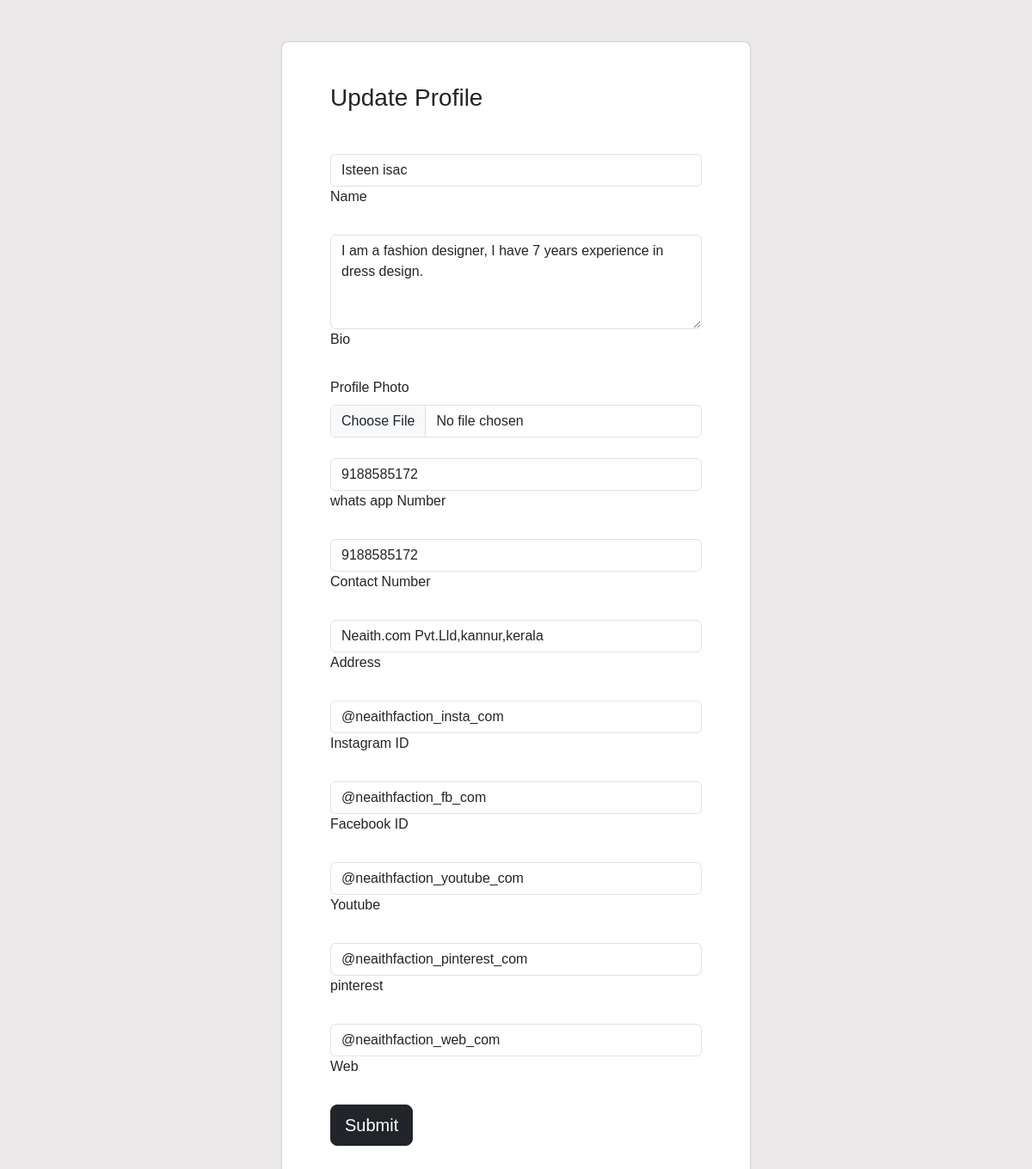
Screenshot of /seller_reg/ (signed in) with the database file from the repository.
### Home/models.py (models this page shows)
class Seller(models.Model):
    user=models.ForeignKey(User,on_delete=models.CASCADE)
    name=models.CharField(max_length=200)
    image=models.ImageField(upload_to='images',blank=True)
    bio=models.TextField(null=True,blank=True)
    whatsapp_number=models.IntegerField()
    phone_number=models.IntegerField()
    address=models.TextField()
    insta=models.CharField(max_length=200,null=True,blank=True)
    facebook=models.CharField(max_length=200,null=True,blank=True)
    youtoob=models.CharField(max_length=200,null=True,blank=True)
    pinterest=models.CharField(max_length=200,null=True,blank=True)
    web=models.CharField(max_length=200,null=True,blank=True)

### Home/views.py (the view)
# urls.py: path('seller_reg/', seller_reg, name='seller_reg'),
@login_required(login_url="Loginpage")
def seller_reg(request):
    user_id=request.user.id
    user =User.objects.get(id=user_id)
    seller=Seller.objects.filter(user=user).first()
    return render(request, 'seller_reg.html',{'context':seller})

### templates/seller_reg.html (shortened to what this page needs)
<!doctype html>
<html lang="en">
  <head>
    <link href="https://cdn.jsdelivr.net/npm/bootstrap@5.3.0-alpha1/dist/css/bootstrap.min.css" rel="stylesheet">
  </head>
  <body>
    <section class="h-100 h-custom" style="background-color: #eae8e8;font-family: 'Noto Sans HK', sans-serif;">
  <div class="container py-5 h-100">
    <div class="row d-flex justify-content-center align-items-center h-100">
      <div class="col-lg-8 col-xl-6">
        <div class="card rounded-3">
          <div class="card-body p-4 p-md-5">
            <h3 class="mb-4 pb-2 pb-md-0 mb-md-5 px-md-2">Update Profile</h3>
            <form class="px-md-2" method="POST" enctype="multipart/form-data" action="{% url 'update_profile' %}">
              <div class="form-outline mb-4">
                <input type="text" id="form3Example1q" class="form-control" name="name" value="{{context.name}}" required/>
                <label class="form-label" for="form3Example1q">Name</label>
              </div>
              <div class="form-outline mb-4">
                <textarea class="form-control" id="form7Example7" rows="4" name="bio">{{context.bio}}</textarea>
                <label class="form-label" for="form7Example7">Bio</label>
              </div>
              <div class="form-outline mb-4">
                <label for="exampleInputPassword1" class="form-label" required>Profile Photo</label>
            <input type="file" class="form-control" id="exampleInputPassword1" name='profilephoto'  value="{{context.image}}">
              </div>
              <div class="form-outline mb-4">
                <input type="number" id="form3Example1q" class="form-control" name='w_number' pattern="[789]{1}+[0-9]{9}"  value="{{context.whatsapp_number}}"required/>
                <label class="form-label" for="form3Example1q">whats app Number</label>
              </div>
              <div class="form-outline mb-4">
                <input type="number" id="form3Example1q" class="form-control" name='c_number' pattern="[789]{1}+[0-9]{9}" value="{{context.phone_number}}" required/>
                <label class="form-label" for="form3Example1q">Contact Number</label>
              </div>
              <div class="form-outline mb-4">
                <input type="text" id="form3Example1q" class="form-control" name="address" value="{{context.address}}"/>
                <label class="form-label" for="form3Example1q" required>Address</label>
              </div>
              <div class="form-outline mb-4">
                <input type="text" id="form3Example1q" class="form-control" name="intsa_id" value="{{context.insta}}"/>
                <label class="form-label" for="form3Example1q">Instagram ID</label>
              </div>
              <div class="form-outline mb-4">
                <input type="text" id="form3Example1q" class="form-control" name="fb" value="{{context.facebook}}"/>
                <label class="form-label" for="form3Example1q">Facebook ID</label>
              </div>
              <div class="form-outline mb-4">
                <input type="text" id="form3Example1q" class="form-control" name="youtube" value="{{context.youtoob}}"/>
                <label class="form-label" for="form3Example1q">Youtube</label>
              </div>
              <div class="form-outline mb-4">
                <input type="text" id="form3Example1q" class="form-control" name="pin_terst" value="{{context.pinterest}}"/>
                <label class="form-label" for="form3Example1q">pinterest</label>
              </div>
              <div class="form-outline mb-4">
                <input type="text" id="form3Example1q" class="form-control" name="web" value="{{context.web}}"/>
                <label class="form-label" for="form3Example1q">Web</label>
              </div>
              <button type="submit" class="btn btn-dark btn-lg mb-1">Submit</button>
            </form>
          </div>
        </div>
      </div>
    </div>
  </div>
</section>
  </body>
</html>

### templates/seller_reg.html (style rules this page uses)
@media (min-width: 1025px) { .h-custom { height: 100% !important; } }

### rows the page displays
Seller: name "Isteen isac", bio "I am a fashion designer, I have 7 years experience in dress design.", w_number "9188585172", c_number "9188585172", address "Neaith.com Pvt.Lld,kannur,kerala", intsa_id "@neaithfaction_insta_com", fb "@neaithfaction_fb_com", youtube "@neaithfaction_youtube_com", pin_terst "@neaithfaction_pinterest_com", web "@neaithfaction_web_com"
